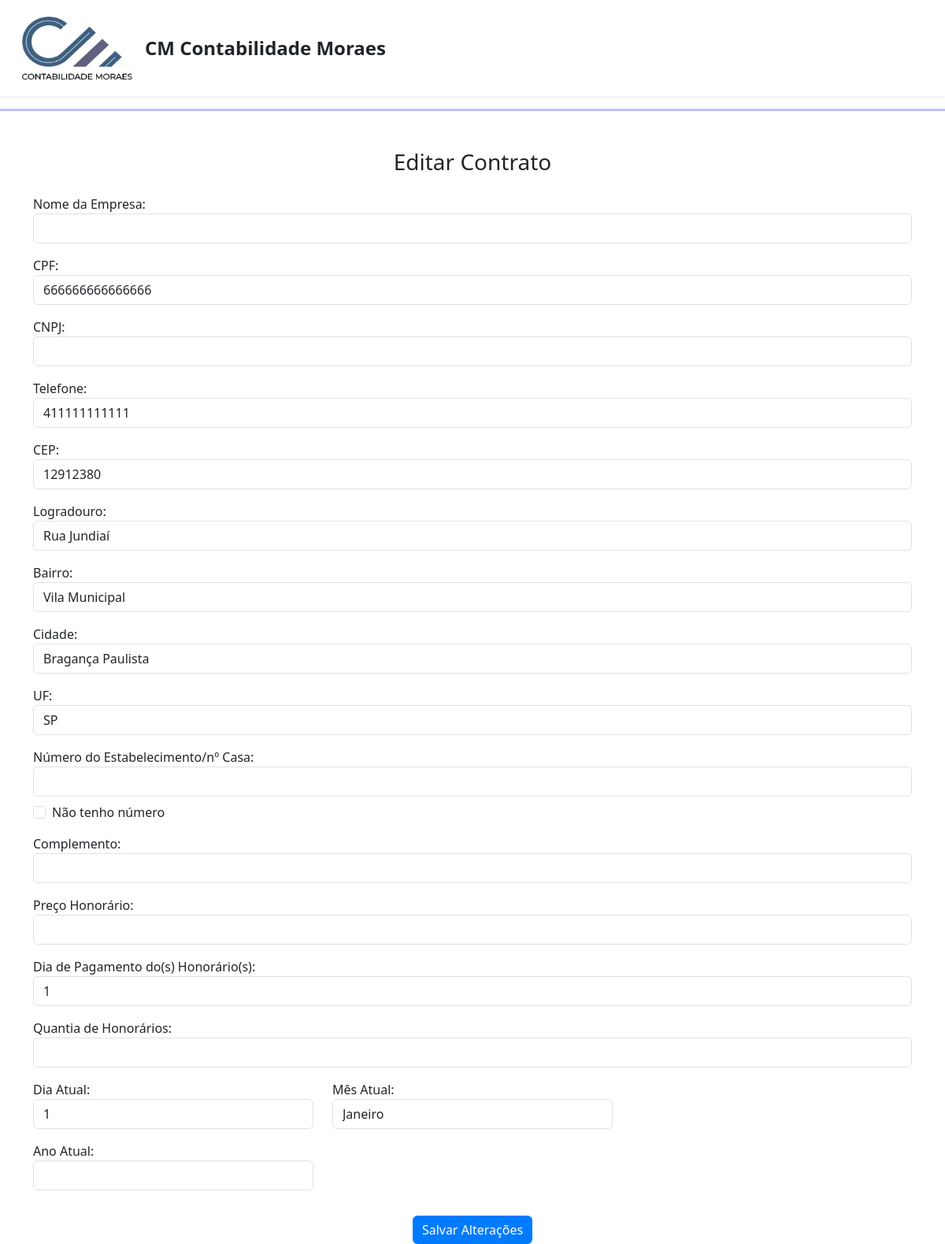
The page /editar_contrato.php?id=7 on the database its author committed.
### tables this page shows
CREATE TABLE `clientes` (
  `id` int(11) NOT NULL,
  `nome_completo` varchar(255) NOT NULL,
  `cep` varchar(20) NOT NULL,
  `logradouro` varchar(255) DEFAULT NULL,
  `bairro` varchar(255) DEFAULT NULL,
  `cidade` varchar(255) DEFAULT NULL,
  `uf` varchar(10) DEFAULT NULL,
  `telefone_fixo` varchar(20) DEFAULT NULL,
  `telefone` varchar(20) NOT NULL,
  `cpf` varchar(20) NOT NULL,
  `cnpj` varchar(20) DEFAULT NULL
);

### editar_contrato.php (the view, shortened to what this page needs)
<?php
include 'header.php';
require 'connection.php';
$id = $_GET['id'];
$stmt = $pdo->prepare("SELECT * FROM contratos WHERE id = ?");
$stmt->execute([$id]);
$contrato = $stmt->fetch();
$stmt = $pdo->prepare("SELECT * FROM clientes WHERE id = ?");
$stmt->execute([$contrato['cliente_id']]);
$cliente = $stmt->fetch();
?>
<div class="container mt-5">
    <h3 class="text-center mb-4">Editar Contrato</h3>
    <form action="editar_contrato.php?id=<?php echo $id; ?>" method="POST">
        <div class="mb-3">
            <label>Nome da Empresa:</label>
            <input type="text" class="form-control" name="nome_empresa" value="<?php echo $contrato['nome_empresa'] ?? ''; ?>" required>
        </div>
        <div class="mb-3">
            <label>CPF:</label>
            <input type="text" class="form-control" name="cpf" id="cpf" value="<?php echo $cliente['cpf'] ?? ''; ?>" required>
        </div>
        <div class="mb-3">
            <label>CNPJ:</label>
            <input type="text" class="form-control" name="cnpj" id="cnpj" value="<?php echo $cliente['cnpj'] ?? ''; ?>">
        </div>
        <div class="mb-3">
            <label>Telefone:</label>
            <input type="text" class="form-control" name="telefone" id="telefone" value="<?php echo $cliente['telefone'] ?? ''; ?>" required>
        </div>
        <div class="mb-3">
            <label>CEP:</label>
            <input type="text" class="form-control" name="cep" id="cep" value="<?php echo $cliente['cep'] ?? ''; ?>" onblur="buscarCep('cep', 'logradouro', 'bairro', 'cidade', 'uf')" required>
        </div>
        <div class="mb-3">
            <label>Logradouro:</label>
            <input type="text" class="form-control" name="logradouro" id="logradouro" value="<?php echo $cliente['logradouro'] ?? ''; ?>" readonly>
        </div>
        <div class="mb-3">
            <label>Bairro:</label>
            <input type="text" class="form-control" name="bairro" id="bairro" value="<?php echo $cliente['bairro'] ?? ''; ?>" readonly>
        </div>
        <div class="mb-3">
            <label>Cidade:</label>
            <input type="text" class="form-control" name="cidade" id="cidade" value="<?php echo $cliente['cidade'] ?? ''; ?>" readonly>
        </div>
        <div class="mb-3">
            <label>UF:</label>
            <input type="text" class="form-control" name="uf" id="uf" value="<?php echo $cliente['uf'] ?? ''; ?>" readonly>
        </div>
        <div class="mb-3">
            <label>Número do Estabelecimento/nº Casa:</label>
            <input type="text" class="form-control" name="numero" id="numero" value="<?php echo $cliente['numero'] ?? ''; ?>" required>
            <div class="form-check mt-2">
                <input type="checkbox" class="form-check-input" id="noNumber" name="noNumber" onclick="toggleNumberField()">
                <label class="form-check-label" for="noNumber">Não tenho número</label>
            </div>
        </div>
        <div class="mb-3">
            <label>Complemento:</label>
            <input type="text" class="form-control" name="complemento" id="complemento" value="<?php echo $cliente['complemento'] ?? ''; ?>">
        </div>
        <div class="mb-3">
            <label>Preço Honorário:</label>
            <input type="text" class="form-control" name="valor" id="valor" value="<?php echo $contrato['valor'] ?? ''; ?>" required>
        </div>
        <div class="mb-3">
            <label>Dia de Pagamento do(s) Honorário(s):</label>
            <select name="pagamento_honorario" class="form-control" required>
                <?php for ($i = 1; $i <= 31; $i++): ?>
                    <option value="<?php echo $i; ?>" <?php echo ($i == ($contrato['pagamento_honorario'] ?? '')) ? 'selected' : ''; ?>>
                        <?php echo $i; ?></option>
                <?php endfor; ?>
            </select>
        </div>
        <div class="mb-3">
            <label>Quantia de Honorários:</label>
            <input type="text" class="form-control" name="quantia_honorarios" id="quantia_honorarios" value="<?php echo $contrato['quantia_honorarios'] ?? ''; ?>" required>
        </div>
        <div class="row">
            <div class="col-md-4 mb-3">
                <label>Dia Atual:</label>
                <select name="dia" class="form-control" required>
                    <?php for ($i = 1; $i <= 31; $i++): ?>
                        <option value="<?php echo $i; ?>" <?php echo ($i == ($contrato['dia'] ?? '')) ? 'selected' : ''; ?>>
                            <?php echo $i; ?>
                        </option>
                    <?php endfor; ?>
                </select>
            </div>
            <div class="col-md-4 mb-3">
                <label>Mês Atual:</label>
                <select name="mes" class="form-control" required>
                    <?php
                    $meses = ["Janeiro", "Fevereiro", "Março", "Abril", "Maio", "Junho", "Julho", "Agosto", "Setembro", "Outubro", "Novembro", "Dezembro"];
                    foreach ($meses as $mesNome): ?>
                        <option value="<?php echo $mesNome; ?>" <?php echo ($mesNome == ($contrato['mes'] ?? '')) ? 'selected' : ''; ?>>
                            <?php echo $mesNome; ?>
                        </option>
                    <?php endforeach; ?>
                </select>
            </div>
        </div>
        <div class="row">
            <div class="col-md-4 mb-3">
                <label>Ano Atual:</label>
                <input type="text" class="form-control" name="ano" value="<?php echo $contrato['ano'] ?? ''; ?>" required>
            </div>
        </div>
</div>
<div class="text-center mt-3">
    <button type="submit" class="btn btn-primary">Salvar Alterações</button>
</div>
<?php include 'footer.php'; ?>

### styles.css (style rules this page uses)
body { background-color: #ffffff; }
.btn-primary { background-color: #007bff; border: none; }

### rows shown on the page
clientes: cpf "666666666666666", telefone "411111111111", cep "12912380", logradouro "Rua Jundiaí", bairro "Vila Municipal", cidade "Bragança Paulista", uf "SP"

### other values the page prints
form field pagamento_honorario "1"
form field dia "1"
form field mes "Janeiro"
